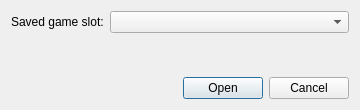
<?xml version="1.0" encoding="UTF-8"?>
<ui version="4.0">
 <class>SlotPicker</class>
 <widget class="QDialog" name="SlotPicker">
  <property name="geometry">
   <rect>
    <x>0</x>
    <y>0</y>
    <width>360</width>
    <height>110</height>
   </rect>
  </property>
  <property name="windowTitle">
   <string/>
  </property>
  <layout class="QVBoxLayout" name="outer_layout">
   <item>
    <layout class="QFormLayout" name="form">
     <item row="0" column="0">
      <widget class="QLabel" name="label_slot">
       <property name="text">
        <string>Saved game slot:</string>
       </property>
      </widget>
     </item>
     <item row="0" column="1">
      <widget class="QComboBox" name="saved_game_slot"/>
     </item>
    </layout>
   </item>
   <item>
    <widget class="QDialogButtonBox" name="buttons">
     <property name="standardButtons">
      <set>QDialogButtonBox::StandardButton::Cancel|QDialogButtonBox::StandardButton::Open</set>
     </property>
    </widget>
   </item>
  </layout>
 </widget>
 <resources/>
 <connections>
  <connection>
   <sender>buttons</sender>
   <signal>accepted()</signal>
   <receiver>SlotPicker</receiver>
   <slot>accept()</slot>
  </connection>
  <connection>
   <sender>buttons</sender>
   <signal>rejected()</signal>
   <receiver>SlotPicker</receiver>
   <slot>reject()</slot>
  </connection>
 </connections>
</ui>
